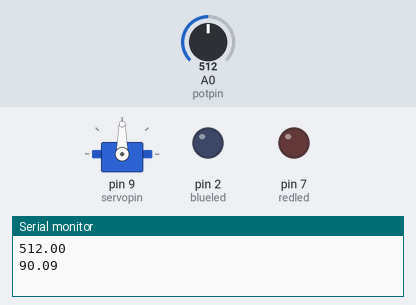
This sketch was run on a simulated Arduino Uno, built with avr-gcc and run on an emulated ATmega328P. On the bench: servo, output pins drawn as LEDs (lit = HIGH), the last lines printed to the serial monitor. The test bench sets the inputs (shaded band); at power-on: A0 (potpin) = 512.

Above: at 1.8 s.
1.9 s: A0 (potpin) set to 716
At 4.5 s:
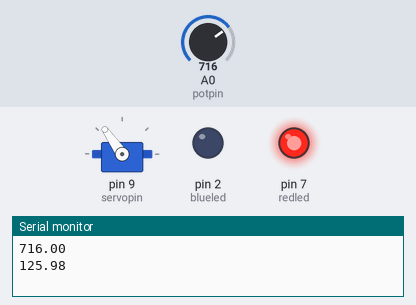
5.5 s: A0 (potpin) set to 900
At 7.4 s:
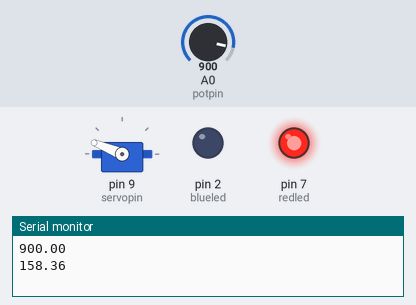
8.5 s: A0 (potpin) set to 1023
At 11.3 s:
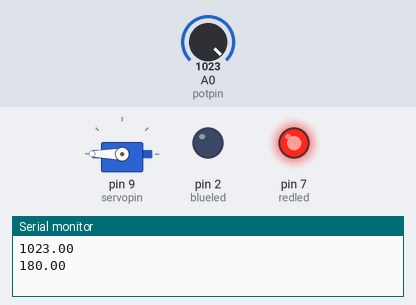
11.6 s: A0 (potpin) set to 306
At 13.7 s:
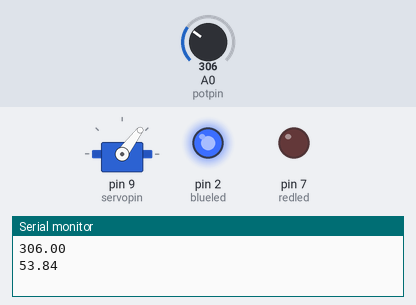
14.7 s: A0 (potpin) set to 122
At 17.2 s:
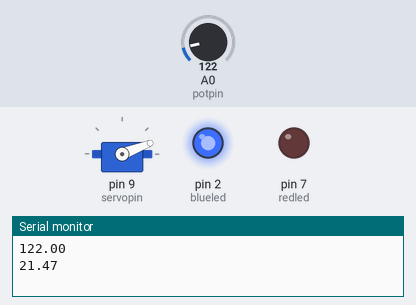
17.7 s: A0 (potpin) set to 90
At 20.0 s:
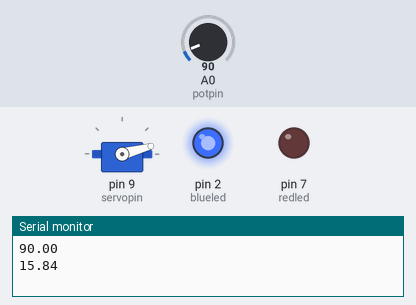
Timing chart, 0 to 21.5 s (numbered marks = the images above; inputs shaded):
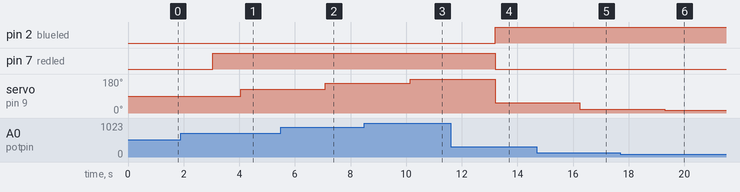

Measured:
- after the input at 1.9 s, pin 7 (redled): LOW → HIGH after 1.1 s; servo on pin 9 (servopin): 90° → 125° after 2.1 s
- after the input at 5.5 s, servo on pin 9 (servopin): 125° → 158° after 1.6 s
- after the input at 8.5 s, servo on pin 9 (servopin): 158° → 180° after 1.6 s
- after the input at 11.6 s, pin 2 (blueled): LOW → HIGH after 1.6 s; pin 7 (redled): HIGH → LOW after 1.6 s; servo on pin 9 (servopin): 180° → 53° after 1.6 s
- after the input at 14.7 s, servo on pin 9 (servopin): 53° → 21° after 1.5 s
- after the input at 17.7 s, servo on pin 9 (servopin): 21° → 15° after 1.6 s

The sketch:

sketch_jun22b.ino
```cpp
#include<Servo.h>

int potpin=A0;
int servopin=9;
int servodelay=15;
float potvalue;
float servopos;
int blueled=2;
int redled=7;
int leddelay=10;

Servo myservo;

void setup() {
  // put your setup code here, to run once:
  myservo.attach(servopin);
  Serial.begin(9600);
  pinMode(potpin,INPUT);
  pinMode(blueled,OUTPUT);
  pinMode(redled,OUTPUT);
}

void loop() {
  // put your main code here, to run repeatedly:
  potvalue=analogRead(potpin);
  servopos=(180./1023.)*potvalue;
  Serial.println(potvalue);
  Serial.println(servopos);
  Serial.println(" ");
  delay(1000);
  myservo.write(servopos);
  delay(servodelay);
  if(myservo.read()<80)
  {
    myservo.attach(servopin);
    digitalWrite(blueled,HIGH);
    digitalWrite(redled,LOW);
  }
  else if(myservo.read()>100)
  {
    myservo.attach(servopin);
    digitalWrite(redled,HIGH);
    digitalWrite(blueled,LOW);
  }
  else
  {
    myservo.detach();
    digitalWrite(blueled,LOW);
    digitalWrite(redled,LOW);
  }
}
```
